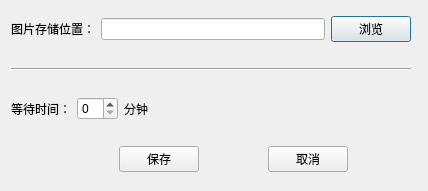
<?xml version="1.0" encoding="UTF-8"?>
<ui version="4.0">
 <class>SaverSettingDialog</class>
 <widget class="QDialog" name="SaverSettingDialog">
  <property name="geometry">
   <rect>
    <x>0</x>
    <y>0</y>
    <width>428</width>
    <height>191</height>
   </rect>
  </property>
  <property name="windowTitle">
   <string>屏保设置</string>
  </property>
  <widget class="QWidget" name="">
   <property name="geometry">
    <rect>
     <x>11</x>
     <y>16</y>
     <width>400</width>
     <height>156</height>
    </rect>
   </property>
   <layout class="QVBoxLayout" name="verticalLayout">
    <item>
     <layout class="QHBoxLayout" name="horizontalLayout_3">
      <item>
       <widget class="QLabel" name="label">
        <property name="text">
         <string>图片存储位置：</string>
        </property>
       </widget>
      </item>
      <item>
       <widget class="QLineEdit" name="lineEdit"/>
      </item>
      <item>
       <widget class="QPushButton" name="browseBtn">
        <property name="text">
         <string>浏览</string>
        </property>
       </widget>
      </item>
     </layout>
    </item>
    <item>
     <spacer name="verticalSpacer_3">
      <property name="orientation">
       <enum>Qt::Vertical</enum>
      </property>
      <property name="sizeHint" stdset="0">
       <size>
        <width>376</width>
        <height>13</height>
       </size>
      </property>
     </spacer>
    </item>
    <item>
     <widget class="Line" name="line">
      <property name="orientation">
       <enum>Qt::Horizontal</enum>
      </property>
     </widget>
    </item>
    <item>
     <spacer name="verticalSpacer_2">
      <property name="orientation">
       <enum>Qt::Vertical</enum>
      </property>
      <property name="sizeHint" stdset="0">
       <size>
        <width>398</width>
        <height>17</height>
       </size>
      </property>
     </spacer>
    </item>
    <item>
     <layout class="QHBoxLayout" name="horizontalLayout_2">
      <item>
       <widget class="QLabel" name="label_2">
        <property name="text">
         <string>等待时间：</string>
        </property>
       </widget>
      </item>
      <item>
       <widget class="QSpinBox" name="spinBox"/>
      </item>
      <item>
       <widget class="QLabel" name="label_3">
        <property name="text">
         <string>分钟</string>
        </property>
       </widget>
      </item>
      <item>
       <spacer name="horizontalSpacer">
        <property name="orientation">
         <enum>Qt::Horizontal</enum>
        </property>
        <property name="sizeHint" stdset="0">
         <size>
          <width>118</width>
          <height>20</height>
         </size>
        </property>
       </spacer>
      </item>
     </layout>
    </item>
    <item>
     <spacer name="verticalSpacer">
      <property name="orientation">
       <enum>Qt::Vertical</enum>
      </property>
      <property name="sizeHint" stdset="0">
       <size>
        <width>376</width>
        <height>13</height>
       </size>
      </property>
     </spacer>
    </item>
    <item>
     <layout class="QHBoxLayout" name="horizontalLayout">
      <item>
       <spacer name="horizontalSpacer_3">
        <property name="orientation">
         <enum>Qt::Horizontal</enum>
        </property>
        <property name="sizeHint" stdset="0">
         <size>
          <width>108</width>
          <height>20</height>
         </size>
        </property>
       </spacer>
      </item>
      <item>
       <widget class="QPushButton" name="saveBtn">
        <property name="text">
         <string>保存</string>
        </property>
       </widget>
      </item>
      <item>
       <spacer name="horizontalSpacer_2">
        <property name="orientation">
         <enum>Qt::Horizontal</enum>
        </property>
        <property name="sizeHint" stdset="0">
         <size>
          <width>38</width>
          <height>20</height>
         </size>
        </property>
       </spacer>
      </item>
      <item>
       <widget class="QPushButton" name="cancelBtn">
        <property name="text">
         <string>取消</string>
        </property>
       </widget>
      </item>
      <item>
       <spacer name="horizontalSpacer_4">
        <property name="orientation">
         <enum>Qt::Horizontal</enum>
        </property>
        <property name="sizeHint" stdset="0">
         <size>
          <width>40</width>
          <height>20</height>
         </size>
        </property>
       </spacer>
      </item>
     </layout>
    </item>
   </layout>
  </widget>
 </widget>
 <resources/>
 <connections/>
</ui>
